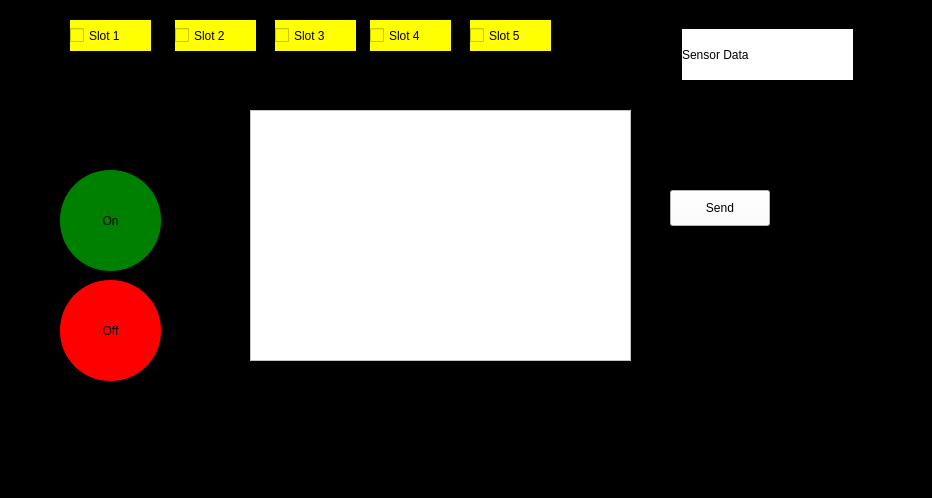
<?xml version="1.0" encoding="UTF-8"?>
<ui version="4.0">
 <class>MainWindow</class>
 <widget class="QMainWindow" name="MainWindow">
  <property name="geometry">
   <rect>
    <x>0</x>
    <y>0</y>
    <width>932</width>
    <height>498</height>
   </rect>
  </property>
  <property name="windowTitle">
   <string>MainWindow</string>
  </property>
  <property name="styleSheet">
   <string notr="true">background-color: black
</string>
  </property>
  <widget class="QWidget" name="centralwidget">
   <widget class="QCheckBox" name="Slot1">
    <property name="geometry">
     <rect>
      <x>70</x>
      <y>20</y>
      <width>81</width>
      <height>31</height>
     </rect>
    </property>
    <property name="styleSheet">
     <string notr="true">background-color: yellow</string>
    </property>
    <property name="text">
     <string>Slot 1</string>
    </property>
   </widget>
   <widget class="QCheckBox" name="Slot2">
    <property name="geometry">
     <rect>
      <x>175</x>
      <y>20</y>
      <width>81</width>
      <height>31</height>
     </rect>
    </property>
    <property name="styleSheet">
     <string notr="true">background-color: yellow
</string>
    </property>
    <property name="text">
     <string>Slot 2</string>
    </property>
   </widget>
   <widget class="QCheckBox" name="Slot3">
    <property name="geometry">
     <rect>
      <x>275</x>
      <y>20</y>
      <width>81</width>
      <height>31</height>
     </rect>
    </property>
    <property name="styleSheet">
     <string notr="true">background-color: yellow</string>
    </property>
    <property name="text">
     <string>Slot 3</string>
    </property>
   </widget>
   <widget class="QCheckBox" name="Slot4">
    <property name="geometry">
     <rect>
      <x>370</x>
      <y>20</y>
      <width>81</width>
      <height>31</height>
     </rect>
    </property>
    <property name="styleSheet">
     <string notr="true">background-color: yellow</string>
    </property>
    <property name="text">
     <string>Slot 4</string>
    </property>
   </widget>
   <widget class="QCheckBox" name="Slot5">
    <property name="geometry">
     <rect>
      <x>470</x>
      <y>20</y>
      <width>81</width>
      <height>31</height>
     </rect>
    </property>
    <property name="styleSheet">
     <string notr="true">background-color: yellow</string>
    </property>
    <property name="text">
     <string>Slot 5</string>
    </property>
   </widget>
   <widget class="QPushButton" name="SendMsg">
    <property name="geometry">
     <rect>
      <x>670</x>
      <y>190</y>
      <width>100</width>
      <height>36</height>
     </rect>
    </property>
    <property name="styleSheet">
     <string notr="true">background-color: white
</string>
    </property>
    <property name="text">
     <string>Send</string>
    </property>
   </widget>
   <widget class="QPushButton" name="AlertOn">
    <property name="geometry">
     <rect>
      <x>60</x>
      <y>170</y>
      <width>101</width>
      <height>101</height>
     </rect>
    </property>
    <property name="styleSheet">
     <string notr="true">QPushButton {
    border-radius: 50%;
    background-color: green
	
}
</string>
    </property>
    <property name="text">
     <string>On</string>
    </property>
   </widget>
   <widget class="QPushButton" name="AlertOff">
    <property name="geometry">
     <rect>
      <x>60</x>
      <y>280</y>
      <width>101</width>
      <height>101</height>
     </rect>
    </property>
    <property name="styleSheet">
     <string notr="true">QPushButton {
    border-radius: 50%;
    background-color: red
}
</string>
    </property>
    <property name="text">
     <string>Off</string>
    </property>
   </widget>
   <widget class="QTextEdit" name="MsgBox">
    <property name="geometry">
     <rect>
      <x>250</x>
      <y>110</y>
      <width>381</width>
      <height>251</height>
     </rect>
    </property>
    <property name="styleSheet">
     <string notr="true">background-color: white
</string>
    </property>
   </widget>
   <widget class="QLabel" name="SensorDisplay">
    <property name="geometry">
     <rect>
      <x>682</x>
      <y>29</y>
      <width>171</width>
      <height>51</height>
     </rect>
    </property>
    <property name="styleSheet">
     <string notr="true">background-color: white
</string>
    </property>
    <property name="text">
     <string>Sensor Data</string>
    </property>
   </widget>
  </widget>
  <widget class="QMenuBar" name="menubar">
   <property name="geometry">
    <rect>
     <x>0</x>
     <y>0</y>
     <width>932</width>
     <height>30</height>
    </rect>
   </property>
  </widget>
  <widget class="QStatusBar" name="statusbar"/>
 </widget>
 <resources/>
 <connections/>
</ui>
